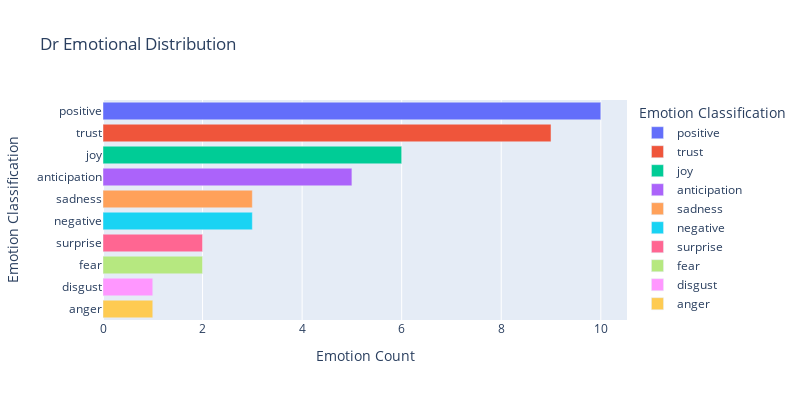
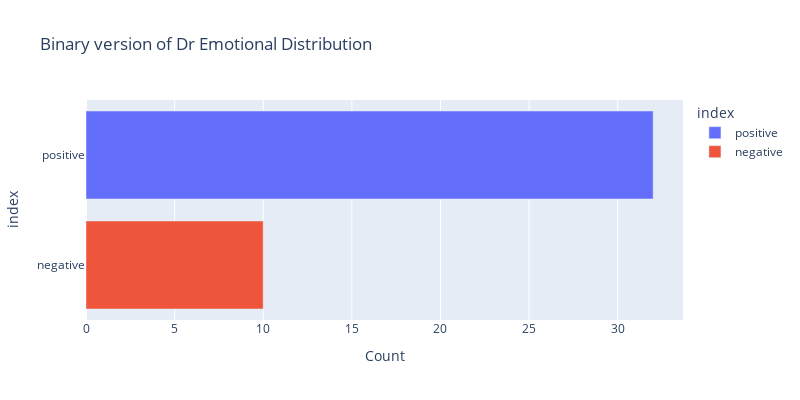

Notebook cell for these charts, in order:
### Markdown cell above
#### Dr

### Code cell
dr_emo_df = dict_to_df(dr_emo)
print(dr_emo_df)
print(visualize_df(dr_emo_df, x='Emotion Count', y='Emotion Classification', title="Dr Emotional Distribution")) #27/45 = 0.6
print(visualize_df(multi_2_binary_df(dr_emo_df, multiclass_to_binary_count(dr_emo_df, 0)), x="Count", y= "index", title="Binary version of Dr Emotional Distribution"))

### Figure 1 — Plotly figure (JSON) as saved in the notebook; plotly's stock layout.template omitted (floating-point values rounded to 4 significant figures)
{"data": [{"alignmentgroup": "True", "hovertemplate": "Emotion Classification=%{y}<br>Emotion Count=%{x}<extra></extra>", "legendgroup": "positive", "marker": {"color": "#636efa", "pattern": {"shape": ""}}, "name": "positive", "offsetgroup": "positive", "orientation": "h", "showlegend": true, "textposition": "auto", "type": "bar", "x": [10], "xaxis": "x", "y": ["positive"], "yaxis": "y"}, {"alignmentgroup": "True", "hovertemplate": "Emotion Classification=%{y}<br>Emotion Count=%{x}<extra></extra>", "legendgroup": "trust", "marker": {"color": "#EF553B", "pattern": {"shape": ""}}, "name": "trust", "offsetgroup": "trust", "orientation": "h", "showlegend": true, "textposition": "auto", "type": "bar", "x": [9], "xaxis": "x", "y": ["trust"], "yaxis": "y"}, {"alignmentgroup": "True", "hovertemplate": "Emotion Classification=%{y}<br>Emotion Count=%{x}<extra></extra>", "legendgroup": "joy", "marker": {"color": "#00cc96", "pattern": {"shape": ""}}, "name": "joy", "offsetgroup": "joy", "orientation": "h", "showlegend": true, "textposition": "auto", "type": "bar", "x": [6], "xaxis": "x", "y": ["joy"], "yaxis": "y"}, {"alignmentgroup": "True", "hovertemplate": "Emotion Classification=%{y}<br>Emotion Count=%{x}<extra></extra>", "legendgroup": "anticipation", "marker": {"color": "#ab63fa", "pattern": {"shape": ""}}, "name": "anticipation", "offsetgroup": "anticipation", "orientation": "h", "showlegend": true, "textposition": "auto", "type": "bar", "x": [5], "xaxis": "x", "y": ["anticipation"], "yaxis": "y"}, {"alignmentgroup": "True", "hovertemplate": "Emotion Classification=%{y}<br>Emotion Count=%{x}<extra></extra>", "legendgroup": "sadness", "marker": {"color": "#FFA15A", "pattern": {"shape": ""}}, "name": "sadness", "offsetgroup": "sadness", "orientation": "h", "showlegend": true, "textposition": "auto", "type": "bar", "x": [3], "xaxis": "x", "y": ["sadness"], "yaxis": "y"}, {"alignmentgroup": "True", "hovertemplate": "Emotion Classification=%{y}<br>Emotion Count=%{x}<extra></extra>", "legendgroup": "negative", "marker": {"color": "#19d3f3", "pattern": {"shape": ""}}, "name": "negative", "offsetgroup": "negative", "orientation": "h", "showlegend": true, "textposition": "auto", "type": "bar", "x": [3], "xaxis": "x", "y": ["negative"], "yaxis": "y"}, {"alignmentgroup": "True", "hovertemplate": "Emotion Classification=%{y}<br>Emotion Count=%{x}<extra></extra>", "legendgroup": "surprise", "marker": {"color": "#FF6692", "pattern": {"shape": ""}}, "name": "surprise", "offsetgroup": "surprise", "orientation": "h", "showlegend": true, "textposition": "auto", "type": "bar", "x": [2], "xaxis": "x", "y": ["surprise"], "yaxis": "y"}, {"alignmentgroup": "True", "hovertemplate": "Emotion Classification=%{y}<br>Emotion Count=%{x}<extra></extra>", "legendgroup": "fear", "marker": {"color": "#B6E880", "pattern": {"shape": ""}}, "name": "fear", "offsetgroup": "fear", "orientation": "h", "showlegend": true, "textposition": "auto", "type": "bar", "x": [2], "xaxis": "x", "y": ["fear"], "yaxis": "y"}, {"alignmentgroup": "True", "hovertemplate": "Emotion Classification=%{y}<br>Emotion Count=%{x}<extra></extra>", "legendgroup": "disgust", "marker": {"color": "#FF97FF", "pattern": {"shape": ""}}, "name": "disgust", "offsetgroup": "disgust", "orientation": "h", "showlegend": true, "textposition": "auto", "type": "bar", "x": [1], "xaxis": "x", "y": ["disgust"], "yaxis": "y"}, {"alignmentgroup": "True", "hovertemplate": "Emotion Classification=%{y}<br>Emotion Count=%{x}<extra></extra>", "legendgroup": "anger", "marker": {"color": "#FECB52", "pattern": {"shape": ""}}, "name": "anger", "offsetgroup": "anger", "orientation": "h", "showlegend": true, "textposition": "auto", "type": "bar", "x": [1], "xaxis": "x", "y": ["anger"], "yaxis": "y"}], "layout": {"barmode": "relative", "height": 400, "legend": {"title": {"text": "Emotion Classification"}, "tracegroupgap": 0}, "title": {"text": "Dr Emotional Distribution"}, "width": 800, "xaxis": {"anchor": "y", "domain": [0, 1], "title": {"text": "Emotion Count"}}, "yaxis": {"anchor": "x", "categoryarray": ["anger", "disgust", "fear", "surprise", "negative", "sadness", "anticipation", "joy", "trust", "positive"], "categoryorder": "array", "domain": [0, 1], "title": {"text": "Emotion Classification"}}}}

### Figure 2 — Plotly figure (JSON) as saved in the notebook; plotly's stock layout.template omitted (floating-point values rounded to 4 significant figures)
{"data": [{"alignmentgroup": "True", "hovertemplate": "index=%{y}<br>Count=%{x}<extra></extra>", "legendgroup": "positive", "marker": {"color": "#636efa", "pattern": {"shape": ""}}, "name": "positive", "offsetgroup": "positive", "orientation": "h", "showlegend": true, "textposition": "auto", "type": "bar", "x": [32], "xaxis": "x", "y": ["positive"], "yaxis": "y"}, {"alignmentgroup": "True", "hovertemplate": "index=%{y}<br>Count=%{x}<extra></extra>", "legendgroup": "negative", "marker": {"color": "#EF553B", "pattern": {"shape": ""}}, "name": "negative", "offsetgroup": "negative", "orientation": "h", "showlegend": true, "textposition": "auto", "type": "bar", "x": [10], "xaxis": "x", "y": ["negative"], "yaxis": "y"}], "layout": {"barmode": "relative", "height": 400, "legend": {"title": {"text": "index"}, "tracegroupgap": 0}, "title": {"text": "Binary version of Dr Emotional Distribution"}, "width": 800, "xaxis": {"anchor": "y", "domain": [0, 1], "title": {"text": "Count"}}, "yaxis": {"anchor": "x", "categoryarray": ["negative", "positive"], "categoryorder": "array", "domain": [0, 1], "title": {"text": "index"}}}}
